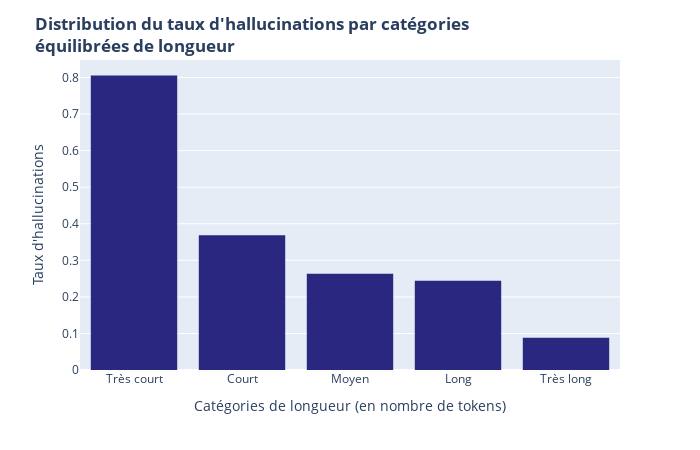
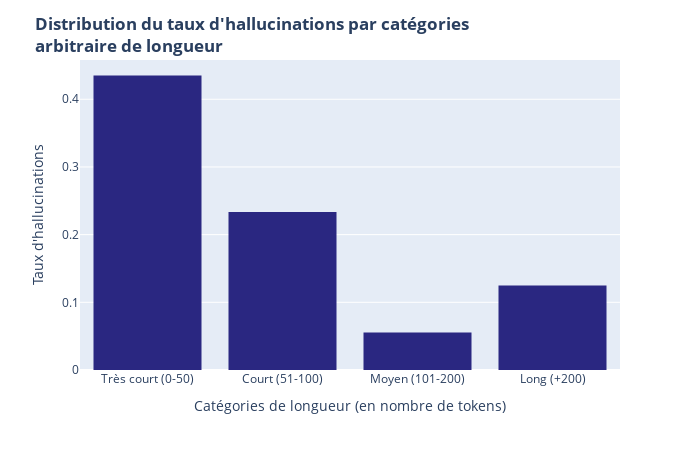

Notebook code cell kept with these figures, in order:
### Markdown cell above
### **B - Caractéristiques des extractions**

### Code cell
# Version avec les bins équilibrés
fig1 = px.histogram(
    df, x="contrib_tokens_bins", y="Hallucinations",
    color_discrete_sequence=["#2a2781"], histfunc="avg", category_orders={
        "contrib_tokens_bins": ["Très court", "Court", "Moyen", "Long", "Très long"]
    }
)
fig1.update_layout(
    title={"text": 
        "<b>Distribution du taux d'hallucinations par catégories <br>équilibrées de longueur</b>"
    }, 
    xaxis_title="Catégories de longueur (en nombre de tokens)", yaxis_title="Taux d'hallucinations",
    width=700, height=450
)
fig1.update_traces(
    hovertemplate =
        "Taux d'hallucinations = %{y}<extra></extra>"
)
# Version avec les bins fixes
fig2 = px.histogram(
    df, x="contrib_tokens_bins_fixe", y="Hallucinations",
    color_discrete_sequence=["#2a2781"], histfunc="avg", category_orders={
        "contrib_tokens_bins_fixe": ["Très court (0-50)", "Court (51-100)", "Moyen (101-200)", "Long (+200)"]
    }
)
fig2.update_layout(
    title={"text": 
        "<b>Distribution du taux d'hallucinations par catégories <br>arbitraire de longueur</b>"
    }, 
    xaxis_title="Catégories de longueur (en nombre de tokens)", yaxis_title="Taux d'hallucinations",
    width=700, height=450
)
fig2.update_traces(
    hovertemplate =
        "Taux d'hallucinations = %{y}<extra></extra>"
)

# Affichage des figures
fig1.show()
fig2.show()

### Figure 1 — Plotly figure (JSON) as saved in the notebook; plotly's stock layout.template omitted (floating-point values rounded to 4 significant figures; data arrays with more than 128 entries replaced by an {"elided": "..."} marker saying what was removed)
{"data": [{"alignmentgroup": "True", "bingroup": "x", "histfunc": "avg", "hovertemplate": "Taux d'hallucinations = %{y}<extra></extra>", "legendgroup": "", "marker": {"color": "#2a2781", "pattern": {"shape": ""}}, "name": "", "offsetgroup": "", "orientation": "v", "showlegend": false, "type": "histogram", "x": {"elided": "200 str values"}, "xaxis": "x", "y": {"elided": "200 int values"}, "yaxis": "y"}], "layout": {"barmode": "relative", "height": 450, "legend": {"tracegroupgap": 0}, "margin": {"t": 60}, "title": {"text": "<b>Distribution du taux d'hallucinations par catégories <br>équilibrées de longueur</b>"}, "width": 700, "xaxis": {"anchor": "y", "categoryarray": ["Très court", "Court", "Moyen", "Long", "Très long"], "categoryorder": "array", "domain": [0, 1], "title": {"text": "Catégories de longueur (en nombre de tokens)"}}, "yaxis": {"anchor": "x", "domain": [0, 1], "title": {"text": "Taux d'hallucinations"}}}}

### Figure 2 — Plotly figure (JSON) as saved in the notebook; plotly's stock layout.template omitted (floating-point values rounded to 4 significant figures; data arrays with more than 128 entries replaced by an {"elided": "..."} marker saying what was removed)
{"data": [{"alignmentgroup": "True", "bingroup": "x", "histfunc": "avg", "hovertemplate": "Taux d'hallucinations = %{y}<extra></extra>", "legendgroup": "", "marker": {"color": "#2a2781", "pattern": {"shape": ""}}, "name": "", "offsetgroup": "", "orientation": "v", "showlegend": false, "type": "histogram", "x": {"elided": "200 str values"}, "xaxis": "x", "y": {"elided": "200 int values"}, "yaxis": "y"}], "layout": {"barmode": "relative", "height": 450, "legend": {"tracegroupgap": 0}, "margin": {"t": 60}, "title": {"text": "<b>Distribution du taux d'hallucinations par catégories <br>arbitraire de longueur</b>"}, "width": 700, "xaxis": {"anchor": "y", "categoryarray": ["Très court (0-50)", "Court (51-100)", "Moyen (101-200)", "Long (+200)"], "categoryorder": "array", "domain": [0, 1], "title": {"text": "Catégories de longueur (en nombre de tokens)"}}, "yaxis": {"anchor": "x", "domain": [0, 1], "title": {"text": "Taux d'hallucinations"}}}}
